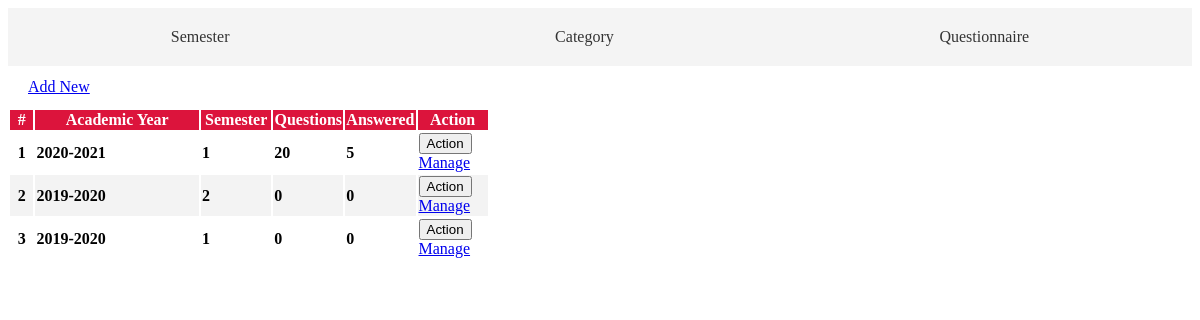
Page /admin/questionnaire.php on the committed database.
### tables this page shows
CREATE TABLE `academic_list` (
  `id` int(30) NOT NULL,
  `year` text NOT NULL,
  `semester` int(30) NOT NULL,
  `is_default` tinyint(1) NOT NULL DEFAULT 0,
  `status` int(1) NOT NULL DEFAULT 0 COMMENT '0=Pending,1=Start,2=Closed'
);

### admin/questionnaire.php (the view, shortened to what this page needs)
	<?php include'db_connect.php' ?>
<div class="nav-bar">
        <a href="./index.php?page=semester" class="nav-link nav-semester <?php echo (isset($_GET['page']) && $_GET['page'] == 'semester') ? 'active' : ''; ?>">Semester</a>
        <a href="./index.php?page=category" class="nav-link nav-category <?php echo (isset($_GET['page']) && $_GET['page'] == 'category') ? 'active' : ''; ?>">Category</a>
        <a href="./index.php?page=questionnaire" class="nav-link nav-questionnaire <?php echo (isset($_GET['page']) && $_GET['page'] == 'questionnaire') ? 'active' : ''; ?>">Questionnaire</a>
    </div>
	<div class="col-lg-12">
		<div class="card card-outline card-primary">
			<div class="card-header">
				<div class="card-tools">
					<a class="btn btn-block btn-sm btn-default btn-flat border-primary new_academic" href="javascript:void(0)"><i class="fa fa-plus"></i> Add New</a>
				</div>
			</div>
			<div class="card-body">
			<table class="table tabe-hover table-bordered styled-table" id="list">
					<colgroup>
						<col width="5%">
						<col width="35%">
						<col width="15%">
						<col width="15%">
						<col width="15%">
						<col width="15%">
					</colgroup>
					<thead>
						<tr>
							<th class="text-center">#</th>
							<th>Academic Year</th>
							<th>Semester</th>
							<th>Questions</th>
							<th>Answered</th>
							<th>Action</th>
						</tr>
					</thead>
					<tbody>
						<?php
						$i = 1;
						$qry = $conn->query("SELECT * FROM academic_list order by abs(year) desc,abs(semester) desc ");
						while($row= $qry->fetch_assoc()):
							$questions = $conn->query("SELECT * FROM question_list where academic_id ={$row['id']} ")->num_rows;
							$answers = $conn->query("SELECT * FROM evaluation_list where academic_id ={$row['id']} ")->num_rows;
						?>
						<tr>
							<th class="text-center"><?php echo $i++ ?></th>
							<td><b><?php echo $row['year'] ?></b></td>
							<td><b><?php echo $row['semester'] ?></b></td>
							<td class="text-center"><b><?php echo number_format($questions) ?></b></td>
							<td class="text-center"><b><?php echo number_format($answers) ?></b></td>
							<td class="text-center">
								<button type="button" class="btn btn-default btn-sm btn-flat border-info wave-effect text-info dropdown-toggle" data-toggle="dropdown" aria-expanded="true">
								Action
								</button>
								<div class="dropdown-menu" style="">
								<a class="dropdown-item manage_questionnaire" href="index.php?page=manage_questionnaire&id=<?php echo $row['id'] ?>">Manage</a>
								</div>
							</td>
						</tr>
					<?php endwhile; ?>
					</tbody>
				</table>
			</div>
		</div>
	</div>

### admin/questionnaire.php (style rules this page uses)
.nav-bar { display: flex; justify-content: space-around; background: #f4f4f4; padding: 10px 0; }
.nav-bar a { text-decoration: none; padding: 10px 15px; color: #333; }
.styled-table tbody tr { border-bottom: 1px solid #dddddd; }
.styled-table tbody tr:nth-of-type(even) { background-color: #f3f3f3; }
.styled-table tbody tr:last-of-type { border-bottom: 2px solid #009879; }
.card-primary.card-outline { border-top: none; }
thead th { background-color: #dc143c; color: white; font-weight: bold; }
.card-header { background-color: transparent; border-bottom: none; padding: .75rem 1.25rem; position: relative; border-top-left-radius: .25rem; border-top-right-radius: .25rem; }

### rows in the picture
academic_list: year "2020-2021", semester "1", questions "20", answers "5"
academic_list: year "2019-2020", semester "2", questions "0", answers "0"
academic_list: year "2019-2020", semester "1", questions "0", answers "0"
